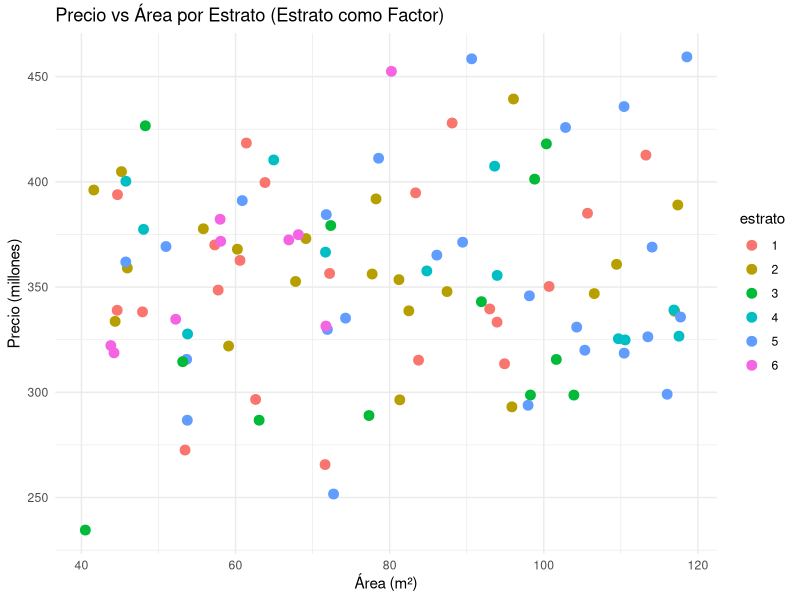

This figure's R source:
## ---- chunk 1
#| echo: false
#| fig-align: center
#| out.width: "60%"
knitr::include_graphics("https://www.r-project.org/logo/Rlogo.png")
## ---- chunk 2
#| echo: true
#| eval: true
# Creación de vectores atómicos
vector_logico <- c(TRUE, FALSE, TRUE)
vector_numerico <- c(1, 3.14, -5.6)
vector_entero <- c(1L, 5L, -3L)  # La 'L' indica integer
vector_caracter <- c("Hola", "Mundo", "R")
vector_complejo <- c(1+2i, 3-4i)
vector_raw <- charToRaw("R")  # Bytes en hexadecimal

# Verificación de tipos
sapply(list(vector_logico, vector_numerico, vector_entero, 
            vector_caracter, vector_complejo, vector_raw), typeof)
## ---- chunk 3
v = c(TRUE)
print(v)
## ---- chunk 4
#| echo: false
tipos_datos <- data.frame(
  Tipo = c("logical", "numeric", "integer", "character", "complex", "raw"),
  Descripción = c("Valores TRUE/FALSE", "Números reales", "Números enteros", 
                 "Texto/cadenas", "Números complejos", "Bytes en hex"),
  Ejemplo = c("TRUE", "3.14", "5L", "'Hola'", "1+2i", "charToRaw('A')"),
  stringsAsFactors = FALSE
)

knitr::kable(tipos_datos, caption = "Tipos de Vectores Atómicos en R")
## ---- chunk 5
# Creación de matriz
matriz_numeros <- matrix(1:9, nrow = 3, ncol = 3)
matriz_numeros
## ---- chunk 6
# Dataframe de ejemplo
df_viviendas <- data.frame(
  id = 1:3,
  precio = c(350, 280, 420),  # en millones
  area = c(75, 60, 90),       # m²
  habitaciones = c(3, 2, 4),
  stringsAsFactors = FALSE
)

knitr::kable(df_viviendas, caption = "Ejemplo de Data Frame")
## ---- chunk 7
# Lista heterogénea
lista_mezclada <- list(
  vector = 1:5,
  matriz = matrix(letters[1:6], nrow = 2),
  dataframe = df_viviendas,
  funcion = mean
)

str(lista_mezclada, max.level = 1)
## ---- chunk 8
# Factor para variables categóricas
niveles_estrato <- factor(c(2, 3, 6, 3, 2),
                          levels = 1:6,
                          labels = c("Bajo", "Medio-Bajo", "Medio", 
                                    "Medio-Alto", "Alto", "Lujo"))

table(niveles_estrato)
## ---- chunk 9
# Manejo de fechas
fechas <- as.Date(c("2023-01-15", "2023-03-22"))
dif_fechas <- fechas[2] - fechas[1]
dif_fechas
## ---- chunk 10
#| echo: false
#| out.width: "80%"
# Diagrama de verificación
library(DiagrammeR)
grViz("
digraph checks {
  graph [layout = dot, rankdir = LR]
  
  node [shape = diamond, style = filled, fillcolor = '#F5B7B1']
  Q1 [label = '¿Es numérico?']
  Q2 [label = '¿Es entero?']
  Q3 [label = '¿Es caracter?']
  
  node [shape = rectangle, fillcolor = '#ABEBC6']
  R1 [label = 'numeric/double']
  R2 [label = 'integer']
  R3 [label = 'character']
  R4 [label = 'Otro tipo']
  
  Q1 -> R1 [label = ' Sí']
  Q1 -> Q2 [label = ' No']
  Q2 -> R2 [label = ' Sí']
  Q2 -> Q3 [label = ' No']
  Q3 -> R3 [label = ' Sí']
  Q3 -> R4 [label = ' No']
}
", engine = "dot")
## ---- chunk 11
# Jerarquía de coerción: character > complex > numeric > integer > logical

# Ejemplo práctico
mezcla <- c(TRUE, 3.14, "Texto")
typeof(mezcla)  # Todos convertidos a character

# Coerción explícita
numeros <- c("1.5", "3", "4.2")
as.numeric(numeros)
## ---- chunk 12
#| fig-height: 5
#| fig-width: 8
library(ggplot2)

# Datos de ejemplo (precios de vivienda)
set.seed(123)
datos <- data.frame(
  precio = rnorm(100, mean = 350, sd = 50),
  area = runif(100, min = 40, max = 120),
  estrato = sample(1:6, 100, replace = TRUE)
)

# Convertir estrato a factor
datos$estrato <- factor(datos$estrato)

# Gráfico de dispersión con tipos mixtos
ggplot(datos, aes(x = area, y = precio, color = estrato)) +
  geom_point(size = 3) +
  labs(title = "Precio vs Área por Estrato (Estrato como Factor)",
       x = "Área (m²)", y = "Precio (millones)") +
  theme_minimal()
## ---- chunk 13
#| echo: false
funciones_tipos <- data.frame(
  Función = c("typeof()", "class()", "is.numeric()", "as.character()", 
              "is.data.frame()", "is.list()", "as.Date()", "levels()"),
  Propósito = c("Tipo interno", "Clase objeto", "Verifica númerico", 
                "Convierte a texto", "Verifica dataframe", "Verifica lista",
                "Convierte a fecha", "Niveles de factor"),
  Ejemplo = c("typeof(1:5)", "class(matrix())", "is.numeric('a')", 
              "as.character(3.14)", "is.data.frame(mtcars)", 
              "is.list(list(1))", "as.Date('2023-01-01')", "levels(factor_var)")
)

knitr::kable(funciones_tipos, caption = "Funciones Esenciales para Manejo de Tipos")
